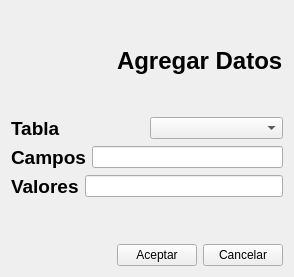
         <widget class="QWidget" name="tab_3">
          <attribute name="icon">
           <iconset resource="iconos.qrc">
            <normaloff>:/new/prefix1/iconos/mas.png</normaloff>:/new/prefix1/iconos/mas.png</iconset>
          </attribute>
          <attribute name="title">
           <string>Agregar</string>
          </attribute>
          <layout class="QGridLayout" name="gridLayout_17">
           <item row="0" column="0">
            <layout class="QVBoxLayout" name="verticalLayout_21">
             <item>
              <layout class="QHBoxLayout" name="horizontalLayout_21">
               <item>
                <widget class="QLabel" name="label_16">
                 <property name="minimumSize">
                  <size>
                   <width>100</width>
                   <height>100</height>
                  </size>
                 </property>
                 <property name="maximumSize">
                  <size>
                   <width>100</width>
                   <height>100</height>
                  </size>
                 </property>
                 <property name="styleSheet">
                  <string notr="true">border-image: url(:/new/prefix1/iconos/mas.png);</string>
                 </property>
                 <property name="text">
                  <string/>
                 </property>
                </widget>
               </item>
               <item alignment="Qt::AlignHCenter">
                <widget class="QLabel" name="label_17">
                 <property name="font">
                  <font>
                   <pointsize>18</pointsize>
                   <bold>true</bold>
                  </font>
                 </property>
                 <property name="text">
                  <string>Agregar Datos</string>
                 </property>
                </widget>
               </item>
              </layout>
             </item>
             <item>
              <layout class="QHBoxLayout" name="horizontalLayout_33">
               <item alignment="Qt::AlignLeft">
                <widget class="QLabel" name="label_18">
                 <property name="font">
                  <font>
                   <pointsize>14</pointsize>
                   <bold>true</bold>
                  </font>
                 </property>
                 <property name="text">
                  <string>Tabla</string>
                 </property>
                </widget>
               </item>
               <item>
                <widget class="QComboBox" name="tablasAgregar"/>
               </item>
              </layout>
             </item>
             <item>
              <layout class="QHBoxLayout" name="horizontalLayout_32">
               <item>
                <widget class="QLabel" name="label_19">
                 <property name="font">
                  <font>
                   <pointsize>14</pointsize>
                   <bold>true</bold>
                  </font>
                 </property>
                 <property name="text">
                  <string>Campos</string>
                 </property>
                </widget>
               </item>
               <item>
                <widget class="QLineEdit" name="campoAgregar"/>
               </item>
              </layout>
             </item>
             <item>
              <layout class="QHBoxLayout" name="horizontalLayout_31">
               <item>
                <widget class="QLabel" name="label_20">
                 <property name="font">
                  <font>
                   <pointsize>14</pointsize>
                   <bold>true</bold>
                  </font>
                 </property>
                 <property name="text">
                  <string>Valores</string>
                 </property>
                </widget>
               </item>
               <item>
                <widget class="QLineEdit" name="valoresAgregar"/>
               </item>
              </layout>
             </item>
             <item>
              <spacer name="verticalSpacer_8">
               <property name="orientation">
                <enum>Qt::Vertical</enum>
               </property>
               <property name="sizeHint" stdset="0">
                <size>
                 <width>20</width>
                 <height>40</height>
                </size>
               </property>
              </spacer>
             </item>
             <item>
              <layout class="QHBoxLayout" name="horizontalLayout_30">
               <item>
                <spacer name="horizontalSpacer_15">
                 <property name="orientation">
                  <enum>Qt::Horizontal</enum>
                 </property>
                 <property name="sizeHint" stdset="0">
                  <size>
                   <width>40</width>
                   <height>20</height>
                  </size>
                 </property>
                </spacer>
               </item>
               <item>
                <widget class="QPushButton" name="aceptarAgregar">
                 <property name="text">
                  <string>Aceptar</string>
                 </property>
                </widget>
               </item>
               <item>
                <widget class="QPushButton" name="cancelarAgregar">
                 <property name="text">
                  <string>Cancelar</string>
                 </property>
                </widget>
               </item>
              </layout>
             </item>
            </layout>
           </item>
          </layout>
         </widget>
